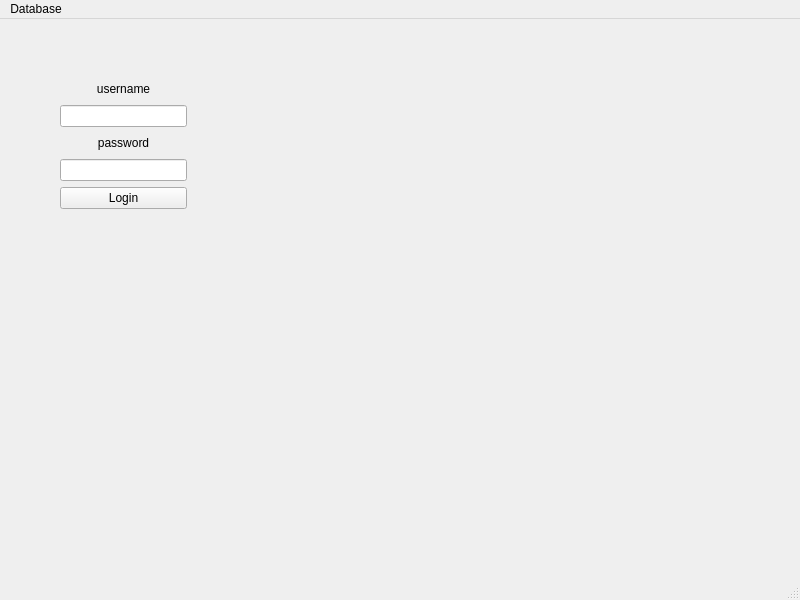
<?xml version="1.0" encoding="UTF-8"?>
<ui version="4.0">
 <class>MainWindow</class>
 <widget class="QMainWindow" name="MainWindow">
  <property name="geometry">
   <rect>
    <x>0</x>
    <y>0</y>
    <width>800</width>
    <height>600</height>
   </rect>
  </property>
  <property name="windowTitle">
   <string>MainWindow</string>
  </property>
  <widget class="QWidget" name="centralwidget">
   <widget class="QWidget" name="layoutWidget">
    <property name="geometry">
     <rect>
      <x>60</x>
      <y>60</y>
      <width>127</width>
      <height>130</height>
     </rect>
    </property>
    <layout class="QVBoxLayout" name="LoginBox">
     <item>
      <widget class="QLabel" name="label_username">
       <property name="layoutDirection">
        <enum>Qt::LayoutDirection::LeftToRight</enum>
       </property>
       <property name="text">
        <string>username</string>
       </property>
       <property name="alignment">
        <set>Qt::AlignmentFlag::AlignCenter</set>
       </property>
      </widget>
     </item>
     <item>
      <widget class="QLineEdit" name="username"/>
     </item>
     <item>
      <widget class="QLabel" name="label_password">
       <property name="layoutDirection">
        <enum>Qt::LayoutDirection::LeftToRight</enum>
       </property>
       <property name="text">
        <string>password</string>
       </property>
       <property name="alignment">
        <set>Qt::AlignmentFlag::AlignCenter</set>
       </property>
      </widget>
     </item>
     <item>
      <widget class="QLineEdit" name="password"/>
     </item>
     <item>
      <widget class="QPushButton" name="loginButton">
       <property name="text">
        <string>Login</string>
       </property>
      </widget>
     </item>
    </layout>
   </widget>
  </widget>
  <widget class="QMenuBar" name="menubar">
   <property name="geometry">
    <rect>
     <x>0</x>
     <y>0</y>
     <width>800</width>
     <height>21</height>
    </rect>
   </property>
   <widget class="QMenu" name="menuDatabase">
    <property name="title">
     <string>Database</string>
    </property>
    <addaction name="loadDatabase"/>
   </widget>
   <addaction name="menuDatabase"/>
  </widget>
  <widget class="QStatusBar" name="statusbar"/>
  <action name="loadDatabase">
   <property name="text">
    <string>Load</string>
   </property>
  </action>
 </widget>
 <resources/>
 <connections/>
</ui>
